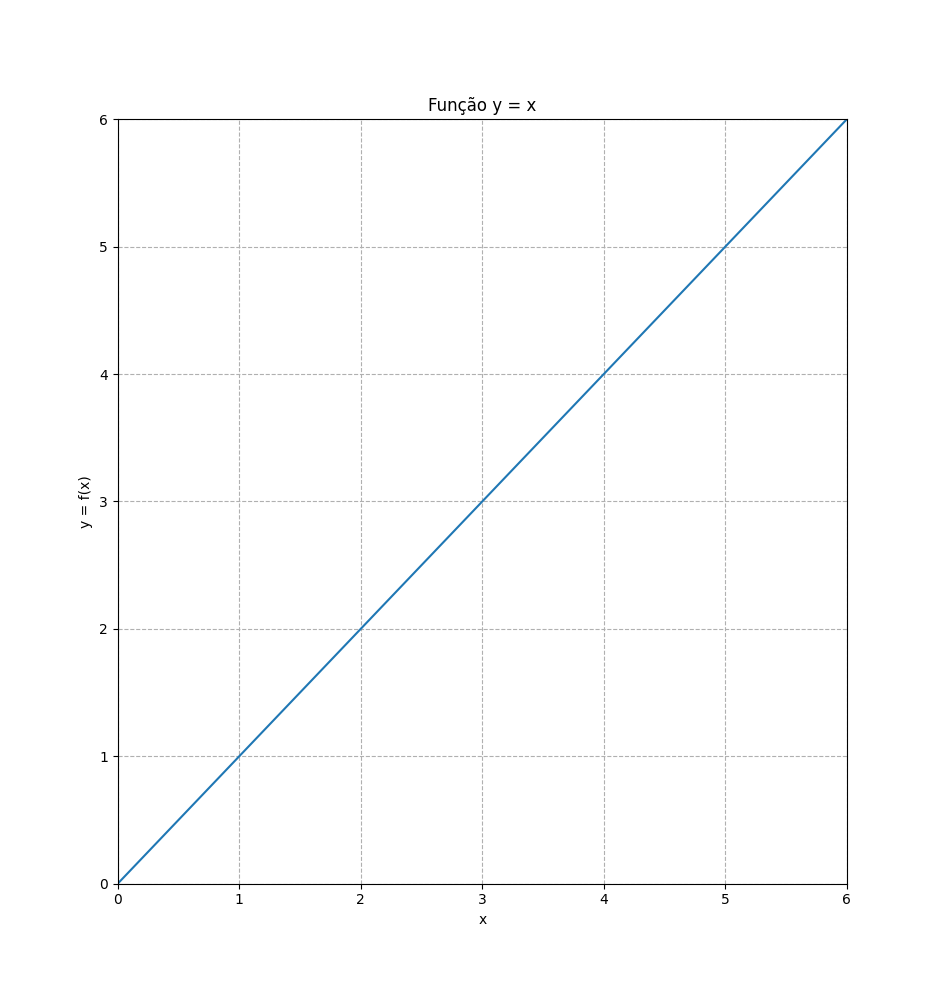

This figure's Python source:
# Representação da função da reta y = x (Função Afim)

# Uso da biblioteca 'mathplotlib' para gerar e 'PyQt6' para renderizar o gráfico

import matplotlib.pyplot as graph

# Eixo x, lista de valores
x = [0, 1, 2, 3, 4, 5, 6]

# Eixo y, lista de valores, no caso igual a x
y = x

# Definindo os limites do gráfico
graph.xlim(0, 6)
graph.ylim(0, 6)

# Plotando os pontos
graph.plot(x, y)

# Mostra o grid no gráfico com o linhas tracejadas
graph.grid(linestyle='--')

# Nome do eixo x
graph.xlabel('x')

# Nome do eixo y
graph.ylabel('y = f(x)')

# Título para o gráfico
graph.title('Função y = x')

# Chamando a função 'show' para mostrar o gráfico
graph.show()
